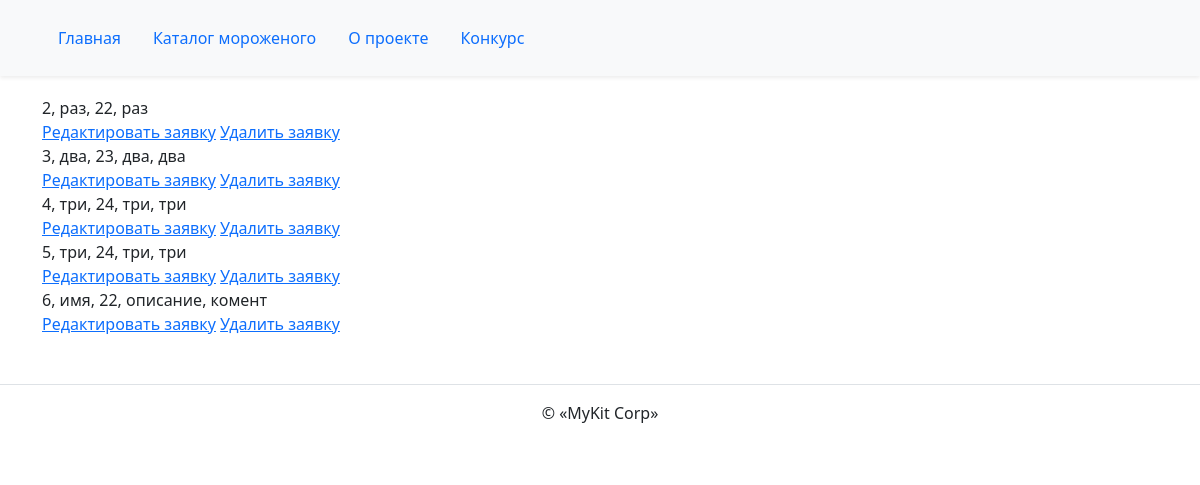
Page /contest/list/ on the committed database.
### contest/models.py (models this page shows)
class Contest(models.Model):
    title = models.CharField(verbose_name='Название', max_length=20)
    description = models.TextField(verbose_name='Описание')
    price = models.IntegerField(
        verbose_name='Цена',
        validators=[MinValueValidator(10), MaxValueValidator(100)],
        help_text='Рекомендованная розничная цена',
    )
    comment = models.TextField(verbose_name='Комментарий', blank=True)

### contest/views.py (the view)
# urls.py: path('list/', views.proposal_list, name='list'),
def proposal_list(request):
    contest_proposals = Contest.objects.order_by('id')
    context = {'contest_proposals': contest_proposals}
    return render(request, 'contest/contest_list.html', context)

### templates/contest/contest_list.html (shortened to what this page needs)
{% extends "base.html" %}
{% block content %}
  {% for proposal in contest_proposals %}
    <div>
      {{ proposal.id }}, {{ proposal.title }}, {{ proposal.price }},
      {{ proposal.description }}{% if proposal.comment %}, {{ proposal.comment }}{% endif %}
        <br>
      <a href="{% url 'contest:edit' proposal.id %}">Редактировать заявку</a>
      <a href="{% url 'contest:delete' proposal.id %}">Удалить заявку</a>
    </div>
  {% endfor %}
{% endblock %}

### templates/base.html (shortened to what this page needs)
<!DOCTYPE html>
<html lang="ru">
  <head>
    {% load static %}
    {% load django_bootstrap5 %}
    {% bootstrap_css %}
  </head>
  <body>
    {% include "includes/header.html" %}
    <main class="pt-5 my-5">
      <div class="container">
        {% block content %}{% endblock %}
      </div>
    </main>
    {% include "includes/footer.html" %}
  </body>
</html>

### templates/includes/header.html (shortened to what this page needs)
{% load static %}
<header>
  <nav class="navbar navbar-expand-lg navbar-light bg-light fixed-top shadow-sm">
    <div class="container">
      <div class="collapse navbar-collapse" id="navbarNav">
        {% with request.resolver_match.view_name as view_name %}
        <ul class="nav nav-pills">
          <li class="nav-item">
            <a
              class="nav-link {% if view_name == 'homepage:index' %} active {% endif %}"
              href="{% url 'homepage:index' %}"
              >
              Главная
            </a>
          </li>
          <li class="nav-item">
            <a
              class="nav-link {% if view_name == 'ice_cream:ice_cream_list' %} active {% endif %}"
              href="{% url 'ice_cream:ice_cream_list' %}"
              >
              Каталог мороженого
            </a>
          </li>
          <li class="nav-item">
            <a
              class="nav-link {% if view_name == 'about:description' %} active {% endif %}"
              href="{% url 'about:description' %}"
            >
              О проекте
            </a>
          </li>
          <li class="nav-item">
            <a
              class="nav-link {% if view_name == 'contest:create' %} active {% endif %}"
              href="{% url 'contest:create' %}"
            >
              Конкурс
            </a>
          </li>
        </ul>
        {% endwith %}
      </div>
    </div>
  </nav>
</header>

### templates/includes/footer.html
<footer class="border-top text-center py-3">
  <p>© «MyKit Corp»</p>
</footer>

### rows in the picture
Contest: id "2", title "раз", price "22", description "раз"
Contest: id "3", title "два", price "23", description "два", comment "два"
Contest: id "4", title "три", price "24", description "три", comment "три"
Contest: id "5", title "три", price "24", description "три", comment "три"
Contest: id "6", title "имя", price "22", description "описание", comment "комент"
